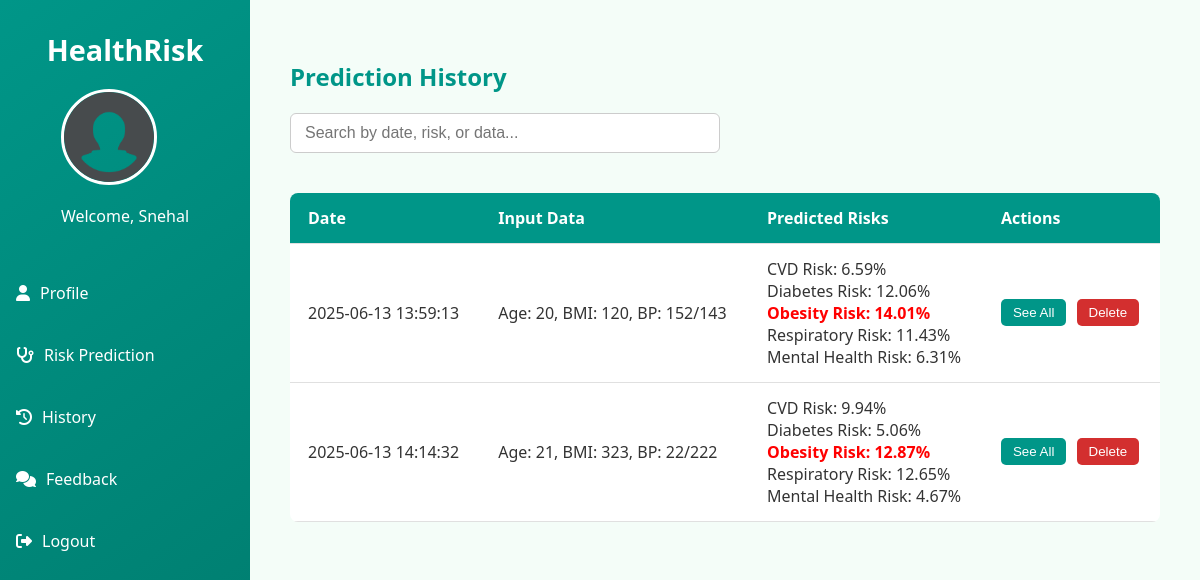
The app's page /history (signed in) with its own data.
### tables this page shows
CREATE TABLE predict (
    id INTEGER PRIMARY KEY AUTOINCREMENT,
    username TEXT NOT NULL,
    date TEXT NOT NULL,
    input_data TEXT NOT NULL,
    risks TEXT NOT NULL,
    highest_risk TEXT NOT NULL
);

### app.py (the view)
@app.route('/history')
def history():
    if 'user' not in session:
        return redirect(url_for('login'))
    try:
        conn = sqlite3.connect('users.db')
        conn.row_factory = sqlite3.Row
        cur = conn.cursor()
        cur.execute("SELECT * FROM predict WHERE username = ?", (session['user'],))
        rows = cur.fetchall()
        conn.close()
        history_data = [
            {
                'id': row['id'],
                'date': row['date'],
                'input_data': json.loads(row['input_data']),
                'risks': json.loads(row['risks']),
                'highest_risk': row['highest_risk']
            } for row in rows
        ]
        return render_template('history.html', history=history_data)
    except Exception as e:
        return f"An error occurred: {e}", 500

### templates/History.html (shortened to what this page needs)
<!DOCTYPE html>
<html lang="en">
<head>
  <link rel="stylesheet" href="https://cdnjs.cloudflare.com/ajax/libs/font-awesome/6.5.0/css/all.min.css">
</head>
<body>
<div class="container">
  <div class="sidebar">
    <div class="logo">HealthRisk</div>
    <div class="profile">
     <img src="static/uploads/default.png" alt="">
      <p>Welcome, {{ session['user'] }}</p>
    </div>
    <div class="menu">
      <a href="/profile"><i class="fas fa-user"></i> Profile</a>
      <a href="/home"><i class="fas fa-stethoscope"></i> Risk Prediction</a>
      <a href="/history"><i class="fas fa-history"></i> History</a>
      <a href="/feedback"><i class="fas fa-comments"></i> Feedback</a>
      <a href="/logout"><i class="fas fa-sign-out-alt"></i> Logout</a>
    </div>
  </div>
  <div class="main-content">
    <h2>Prediction History</h2>
    <div class="search-box">
      <input type="text" id="searchInput" placeholder="Search by date, risk, or data...">
    </div>
    <div class="table-container">
      <table id="historyTable">
        <thead>
          <tr>
            <th>Date</th>
            <th>Input Data</th>
            <th>Predicted Risks</th>
            <th>Actions</th>
          </tr>
        </thead>
        <tbody>
          {% for row in history %}
          <tr id="row-{{ row.id }}">
            <td>{{ row.date }}</td>
            <td>
              Age: {{ row.input_data['Age'] }},
              BMI: {{ row.input_data['BMI'] }},
              BP: {{ row.input_data['Systolic_BP'] }}/{{ row.input_data['Diastolic_BP'] }}
            </td>
            <td>
              {% for key, value in row.risks.items() %}
                {% if key == row.highest_risk %}
                  <span style="color:red;"><b>{{ key }}: {{ value }}&#37;</b></span><br>
                {% else %}
                  {{ key }}: {{ value }}&#37;<br>
                {% endif %}
              {% endfor %}
            </td>
            <td>
              <button class="btn-view" data-row='{{ row | tojson | safe }}' onclick="openModalFromAttr(this)">See All</button>
              <button class="btn-delete" onclick="confirmDelete('{{ row.id }}')">Delete</button>
            </td>
          </tr>
          {% endfor %}
        </tbody>
      </table>
    </div>
  </div>
</div>
</body>
</html>

### templates/History.html (style rules this page uses)
:root { --bg-light: #f4fdf8; --bg-dark: #1a1a2e; --card-light: white; --card-dark: #2a2a3b; --text-light: #333; --text-dark: #eee; --primary: #009688; --accent: #00796b; --danger: #d32f2f; --danger-hover: #b71c1c; }
body { margin: 0; font-family: 'Segoe UI', Tahoma, Geneva, Verdana, sans-serif; background: var(--bg-light); color: var(--text-light); }
.container { display: flex; }
.sidebar { width: 250px; height: 100vh; background: linear-gradient(145deg, var(--primary), var(--accent)); color: white; display: flex; flex-direction: column; align-items: center; padding-top: 30px; position: fixed; z-index: 100; transition: 0.3s ease; }
.logo { font-size: 1.8rem; font-weight: bold; margin-bottom: 20px; }
.profile img { width: 90px; height: 90px; border-radius: 50%; margin-bottom: 10px; border: 3px solid white; }
.profile p { margin: 5px 0; font-size: 1rem; }
.menu { display: flex; flex-direction: column; width: 100%; margin-top: 30px; padding: 0 20px; }
.menu a { text-decoration: none; color: white; font-weight: 500; margin: 12px 0; display: flex; align-items: center; gap: 10px; padding: 8px 16px; border-radius: 8px; transition: 0.3s ease; }
.main-content { margin-left: 250px; padding: 40px; flex: 1; }
.main-content h2 { margin-bottom: 20px; color: var(--primary); }
.table-container { overflow-x: auto; }
table { width: 100%; border-collapse: collapse; margin-top: 20px; background: white; border-radius: 8px; overflow: hidden; }
th, td { padding: 14px 18px; text-align: left; border-bottom: 1px solid #e0e0e0; }
thead { background: var(--primary); color: white; }
.btn-view { background: var(--primary); color: white; border: none; padding: 6px 12px; border-radius: 5px; cursor: pointer; margin-right: 6px; transition: 0.3s ease; }
.btn-delete { background: var(--danger); color: white; border: none; padding: 6px 12px; border-radius: 5px; cursor: pointer; }
.search-box { margin: 20px 0; max-width: 400px; }
.search-box input { width: 100%; padding: 10px 14px; font-size: 1rem; border-radius: 6px; border: 1px solid #ccc; outline: none; }

### records on screen
predict: date "2025-06-13 13:59:13", input_data.Age "20", input_data.BMI "120", input_data.Systolic_BP "152", input_data.Diastolic_BP "143", risks "CVD Risk" "Diabetes Risk" "Respiratory Risk" "Mental Health Risk", risks "6.59" "12.06" "11.43" "6.31", risks "Obesity Risk", risks "14.01"
predict: date "2025-06-13 14:14:32", input_data.Age "21", input_data.BMI "323", input_data.Systolic_BP "22", input_data.Diastolic_BP "222", risks "CVD Risk" "Diabetes Risk" "Respiratory Risk" "Mental Health Risk", risks "9.94" "5.06" "12.65" "4.67", risks "Obesity Risk", risks "12.87"

### other values on screen
{{ session['user'] }} "Snehal"
